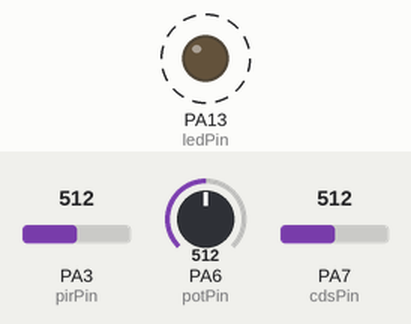
A sketch run on a simulated STM32 Blue Pill. Parts: output pins drawn as LEDs (lit = HIGH). Dashed ring = blinking. Inputs (shaded band) come from the test bench; at power-on: PA3 (pirPin) = 512, PA6 (potPin) = 512, PA7 (cdsPin) = 512. No radio packets arrive unless stated; what the sketch prints to the serial monitor is not drawn.

Above: at 0.5 s.
Timing chart, 0 to 4.9 s (numbered marks = the images above):
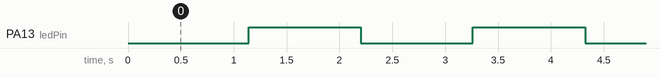

The sketch:

LoRa_TX_SEN_Int.ino
```cpp
/***************************************************
    [SPI]       ATm328p     STM32       ESP8266
    MOSI        D11         PA7         D7(GPIO13)
    MISO        D12         PA6         D6(GPIO12)
    SCK/CLK     D13         PA5         D5(GPIO14)
    NSS/CSN     D10         PA4         D8{GPIO15)
    NRESET      D9          PA3         D0(GPIO16)
    DIO0        D2          PB12        D1(GPIO5)
****************************************************/
#include <SPI.h>
#include <LoRa.h>

int counter = 0;
bool ledStatus = HIGH;
char buf[100];

#define NANO        // NANO 보드인 경우 define
//#define BLUEPILL  // BLUEPILL 보드인 경우 define
//#define NODEMCU   // NODEMCU 보드인 경우 define

#ifdef NANO
#define csPin       10
#define resetPin    9
#define irqPin      2
#define ledPin      13
#define potPin      A6
#define cdsPin      A7
#define pirPin      A3
#endif

#ifdef BLUEPILL
#define csPin       PA4
#define resetPin    PA3
#define irqPin      PB12
#define ledPin      PC13
#define potPin      PA0
#define cdsPin      PA1
#define pirPin      PA2
#endif

#ifdef NODEMCU
#define csPin       D8
#define resetPin    D0
#define irqPin      D1
#define ledPin      D4
#define potPin      A0
#define cdsPin      A0  // No Connection(A0 Value)
#define pirPin      A0  // No Connection(A0 Value)
#endif

void setup()
{
    Serial.begin(115200);
    while (!Serial);

    pinMode(ledPin, OUTPUT);

    LoRa.setPins(csPin, resetPin, irqPin); // CS, RST, IRQ Pin Set

    Serial.println("LoRa Sender");

    if (!LoRa.begin(915E6))
    {
        Serial.println("Starting LoRa failed!");
        while (1);
    }
}

void loop()
{
    Serial.print("Sending packet: ");
    Serial.print(counter);

    int readValue = analogRead(potPin);
    int cdsValue = analogRead(cdsPin);
    int pirValue = analogRead(pirPin);

    // buf에 센싱 값 문자열로 저장
    sprintf(buf, ">>>[%d %d %d]", readValue, cdsValue, pirValue);
    Serial.println(buf);

    // send packet
    LoRa.beginPacket();
    LoRa.print(counter);
    LoRa.print(buf);
    LoRa.endPacket();

    counter++;

    ledStatus = !ledStatus;
    digitalWrite(ledPin, ledStatus);
    delay(1000);
}
```

Measured:
- by itself, PA13 (ledPin): alternates HIGH for 1.1 s and LOW for 1.1 s
